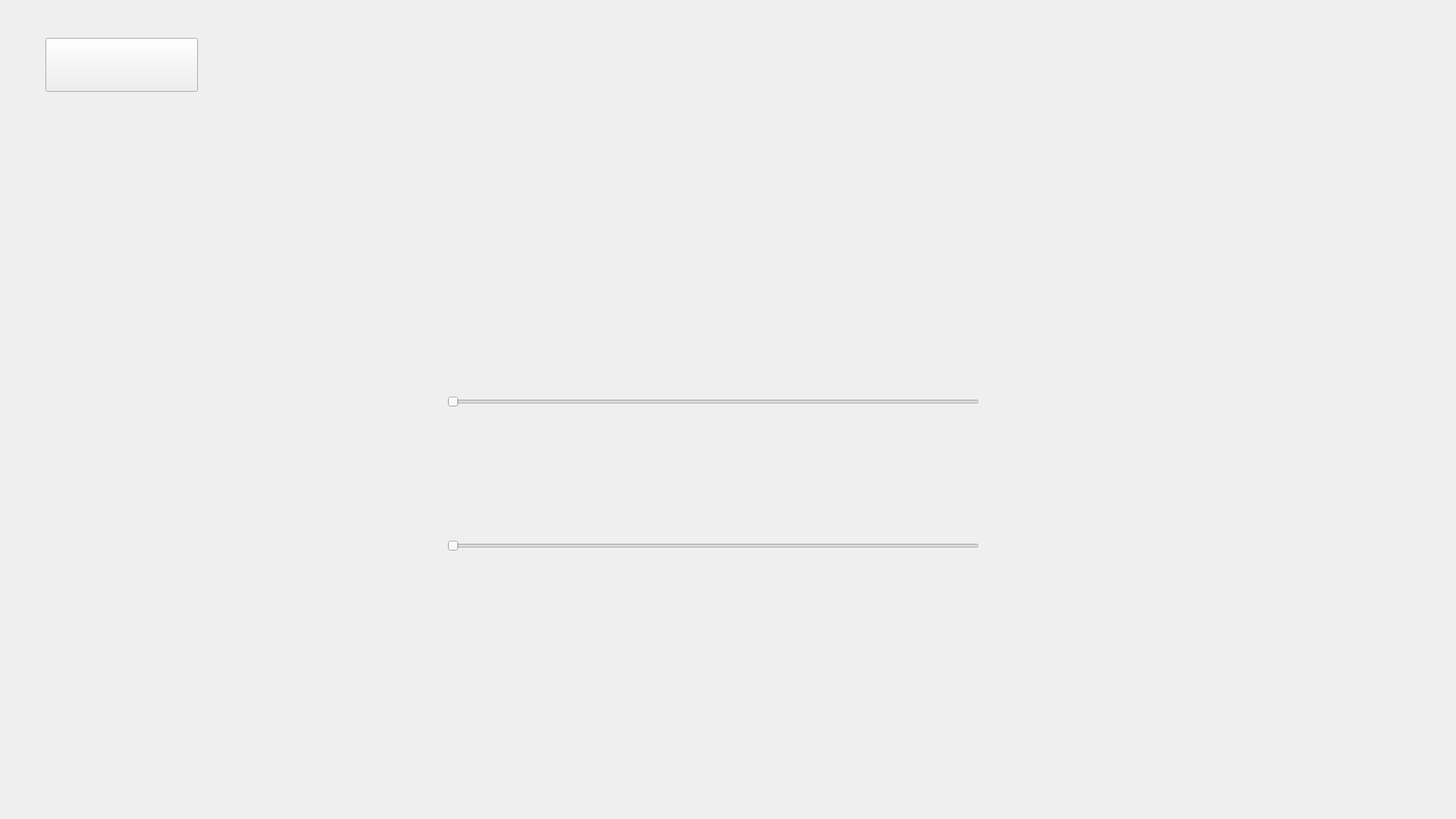
<?xml version="1.0" encoding="UTF-8"?>
<ui version="4.0">
 <class>Form</class>
 <widget class="QWidget" name="Form">
  <property name="geometry">
   <rect>
    <x>0</x>
    <y>0</y>
    <width>1920</width>
    <height>1080</height>
   </rect>
  </property>
  <property name="windowTitle">
   <string>Form</string>
  </property>
  <widget class="QFrame" name="Ajustes">
   <property name="geometry">
    <rect>
     <x>0</x>
     <y>0</y>
     <width>1920</width>
     <height>1080</height>
    </rect>
   </property>
   <property name="styleSheet">
    <string notr="true">QFrame#Ajustes{
border-image: url(&quot;../../assets/DISEÑOS/Ajustes.png&quot;) 0 0 0 0 stretch stretch;
background-color: transparent;
}
</string>
   </property>
   <property name="frameShape">
    <enum>QFrame::Shape::StyledPanel</enum>
   </property>
   <property name="frameShadow">
    <enum>QFrame::Shadow::Raised</enum>
   </property>
   <widget class="QPushButton" name="pushButton">
    <property name="geometry">
     <rect>
      <x>60</x>
      <y>50</y>
      <width>201</width>
      <height>71</height>
     </rect>
    </property>
    <property name="cursor">
     <cursorShape>PointingHandCursor</cursorShape>
    </property>
    <property name="text">
     <string/>
    </property>
    <property name="icon">
     <iconset>
      <normaloff>../Botones/otros/boton_volver.png</normaloff>../Botones/otros/boton_volver.png</iconset>
    </property>
    <property name="iconSize">
     <size>
      <width>245</width>
      <height>245</height>
     </size>
    </property>
   </widget>
   <widget class="QLabel" name="lbl_logo">
    <property name="geometry">
     <rect>
      <x>610</x>
      <y>30</y>
      <width>691</width>
      <height>221</height>
     </rect>
    </property>
    <property name="styleSheet">
     <string notr="true"/>
    </property>
    <property name="text">
     <string/>
    </property>
    <property name="pixmap">
     <pixmap resource="../recursos.qrc">:/Logo/Logo/logo_confondo.png</pixmap>
    </property>
    <property name="scaledContents">
     <bool>true</bool>
    </property>
   </widget>
   <widget class="QSlider" name="hzs_sonido">
    <property name="geometry">
     <rect>
      <x>590</x>
      <y>520</y>
      <width>701</width>
      <height>20</height>
     </rect>
    </property>
    <property name="orientation">
     <enum>Qt::Orientation::Horizontal</enum>
    </property>
   </widget>
   <widget class="QPushButton" name="btn_silenciar">
    <property name="geometry">
     <rect>
      <x>540</x>
      <y>515</y>
      <width>41</width>
      <height>31</height>
     </rect>
    </property>
    <property name="styleSheet">
     <string notr="true">QPushButton#btn_silenciar {
    border: none;
    background-color: transparent;
    border-image: url(&quot;../Botones/otros/boton_mute.png&quot;);
}

QPushButton#btn_silenciar:checked {
    border: none;
    background-color: transparent;
    border-image: url(&quot;../Botones/otros/boton_sonido.png&quot;);
}</string>
    </property>
    <property name="text">
     <string/>
    </property>
    <property name="checkable">
     <bool>true</bool>
    </property>
    <property name="checked">
     <bool>true</bool>
    </property>
   </widget>
   <widget class="QLabel" name="lbl_sonidogeneral">
    <property name="geometry">
     <rect>
      <x>818</x>
      <y>410</y>
      <width>250</width>
      <height>67</height>
     </rect>
    </property>
    <property name="text">
     <string/>
    </property>
    <property name="pixmap">
     <pixmap resource="../recursos.qrc">:/Logo/Logo/titulo_sonido.png</pixmap>
    </property>
    <property name="scaledContents">
     <bool>true</bool>
    </property>
   </widget>
   <widget class="QLabel" name="lbl_efectos">
    <property name="geometry">
     <rect>
      <x>818</x>
      <y>587</y>
      <width>250</width>
      <height>67</height>
     </rect>
    </property>
    <property name="text">
     <string/>
    </property>
    <property name="pixmap">
     <pixmap resource="../recursos.qrc">:/Logo/Logo/titulo_efectos.png</pixmap>
    </property>
    <property name="scaledContents">
     <bool>true</bool>
    </property>
   </widget>
   <widget class="QSlider" name="hsz_efectos">
    <property name="geometry">
     <rect>
      <x>590</x>
      <y>710</y>
      <width>701</width>
      <height>20</height>
     </rect>
    </property>
    <property name="orientation">
     <enum>Qt::Orientation::Horizontal</enum>
    </property>
   </widget>
   <widget class="QPushButton" name="btn_muteefectos">
    <property name="geometry">
     <rect>
      <x>540</x>
      <y>704</y>
      <width>41</width>
      <height>31</height>
     </rect>
    </property>
    <property name="styleSheet">
     <string notr="true">QPushButton#btn_muteefectos {
    border: none;
    background-color: transparent;
    border-image: url(&quot;../Botones/otros/boton_mute.png&quot;);
}

QPushButton#btn_muteefectos:checked {
    border: none;
    background-color: transparent;
    border-image: url(&quot;../Botones/otros/boton_sonido.png&quot;);
}</string>
    </property>
    <property name="text">
     <string/>
    </property>
    <property name="checkable">
     <bool>true</bool>
    </property>
    <property name="checked">
     <bool>true</bool>
    </property>
   </widget>
  </widget>
 </widget>
 <resources>
  <include location="../recursos.qrc"/>
 </resources>
 <connections/>
</ui>
